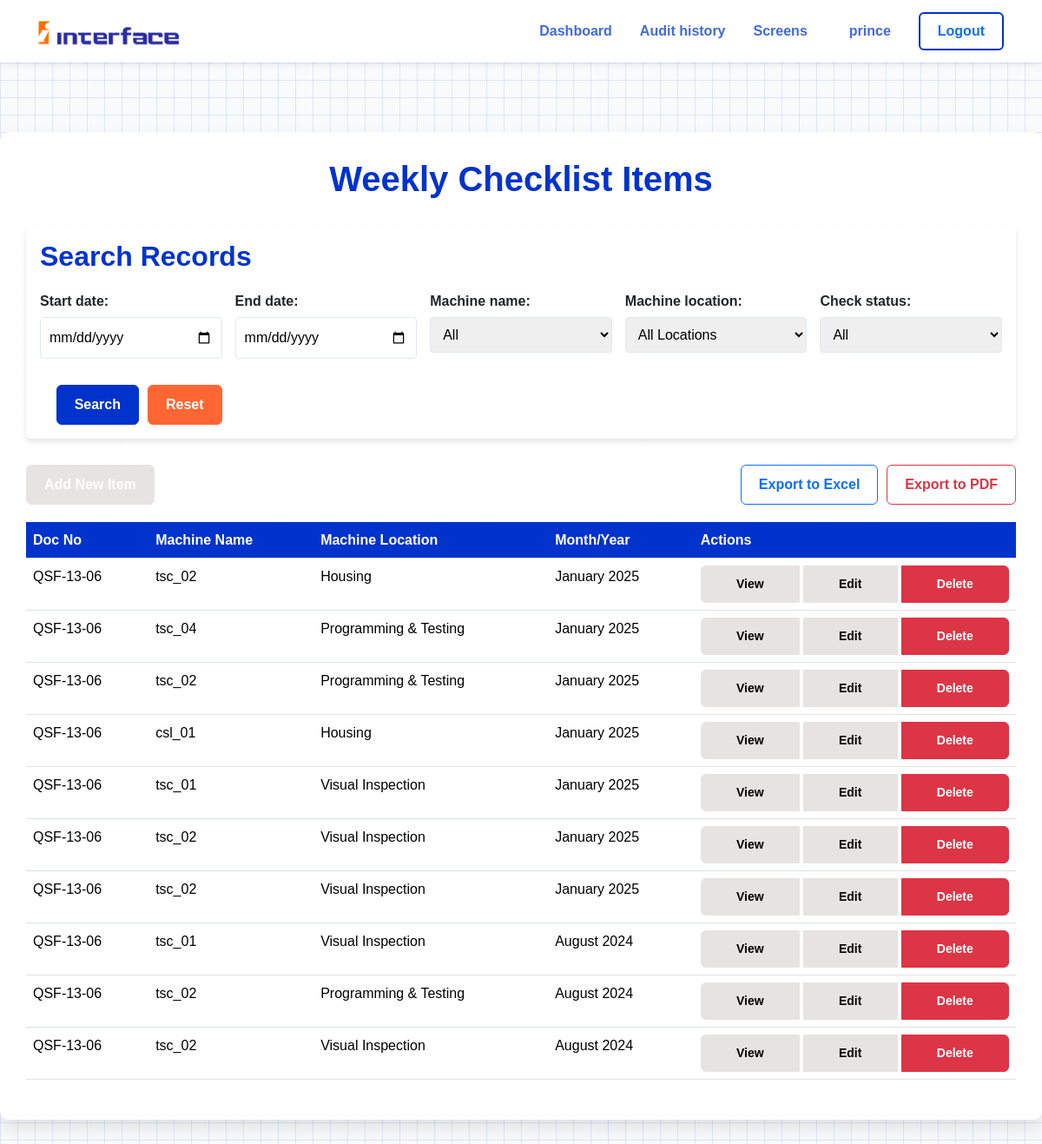
The page /screen/maintenance/weekly/list/ (signed in) on the database as committed earlier.
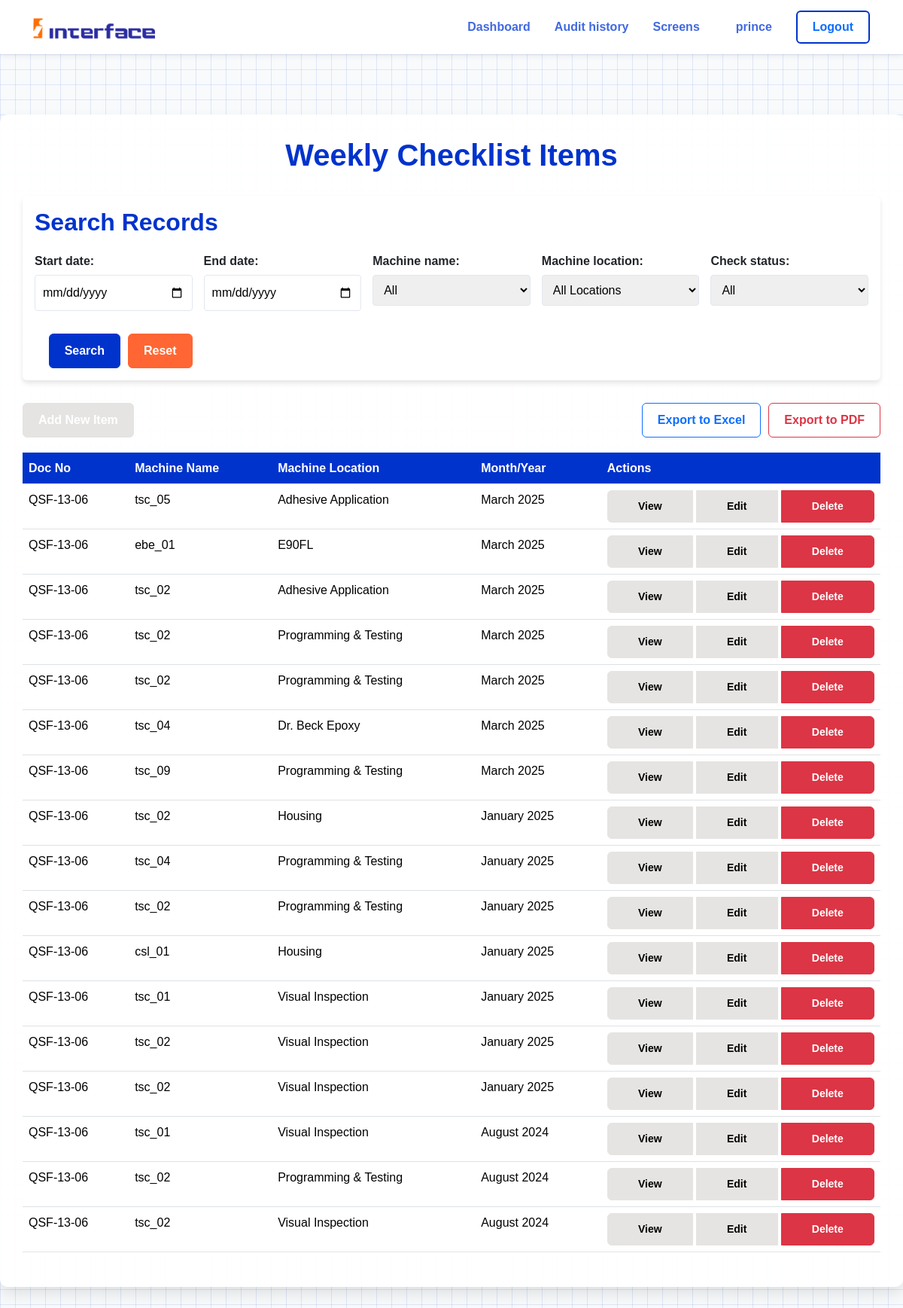
The same page on the database as committed later.
### screen_app/models.py (models this page shows, shortened)
class WeeklyChecklistItem(models.Model):
    TICK_CHOICES = [
        ('✔', 'OK'),
        ('✘', 'Not OK'),
        ('', 'Not Checked')
    ]
    SHIFT_CHOICES = [
        ('A', 'A'),
        ('B', 'B'),
    ]
    manager = models.ForeignKey(User, on_delete=models.CASCADE, default=None ,blank=True)
    station = models.CharField(max_length=100, blank=True)
    doc_number = models.CharField(max_length=20, default="QSF 13-06", null=True, blank=True)
    rev_number = models.CharField(max_length=20, default="Rev 02 ", null=True, blank=True)
    part_name = models.CharField(max_length=60 , null=True, blank=True)
    rev_date = models.DateField(default=date(2022, 12, 31),null=True, blank=True)
    shift = models.CharField(max_length=1, choices=SHIFT_CHOICES,blank=True,null=True)
    qsf_document = models.ForeignKey(QSF, on_delete=models.CASCADE, related_name='weekly_checklists',null=True,blank=True)
    process_machine=models.ForeignKey(ProcessMachineMapping,on_delete=models.CASCADE,related_name='weekly_process_machine',null=True,blank=True)
    machine_name = models.CharField(max_length=100, null=True, blank=True)
    control_number = models.CharField(max_length=100, null=True, blank=True)
    process_no = models.CharField(max_length=100, null=True, blank=True)
    machine_location = models.ForeignKey(MachineLocation, on_delete=models.CASCADE, verbose_name="Process/Operation",null=True,blank=True)
    month_year = models.DateField(default=timezone.now,blank=True)
    date=models.DateField(default=django.utils.timezone.now,blank=True,null=True)
    CHECK_POINT_CHOICES = (
        ('Check Conveyor Belts', 'Check Conveyor Belts'),
        ('Check Solder bit Assembly. For any Bolts & Screw Loose', 'Check Solder bit Assembly. For any Bolts & Screw Loose'),
        ('Check Wire & Cable', 'Check Wire & Cable'),
        ('Electrical Insulation', 'Electrical Insulation'),
    )
    date = models.DateField(default=timezone.now,blank=True)
    Remark_8=models.CharField(max_length=100,choices=TICK_CHOICES)
    Remark_9=models.CharField(max_length=100,choices=TICK_CHOICES)
    Remark_10=models.CharField(max_length=100,choices=TICK_CHOICES)
    Remark_11=models.CharField(max_length=100,choices=TICK_CHOICES)
    checked_by_Operator = models.CharField(max_length=100,choices=TICK_CHOICES,default='✔',blank=True)
    approved_by_Supervisor = models.CharField(max_length=100,choices=TICK_CHOICES,default='✘',blank=True)
    history = HistoricalRecords()
    CHECKPOINTS = {
        8: {'name': 'Check Conveyor Belts', 'requirement': 'No Damage', 'method': 'By Hand'},
        9: {'name': 'Check Solder bit Assembly. For any Bolts & Screw Loose', 'requirement': 'Proper Tight', 'method': 'By Hand'},
        10: {'name': 'Check Wire & Cable', 'requirement': 'No Damage No Broken', 'method': 'By Hand'},
        11: {'name': 'Electrical Insulation', 'requirement': 'No Cut & No Damage Wire', 'method': 'By Hand'}
    }
    class Meta:
        verbose_name = "Maintenance Checklist For Weekly"
        verbose_name_plural = "Maintenance Checklists For Weekly"

class MachineLocation(models.Model):
    location_name = models.CharField(max_length=100, unique=True, verbose_name="Machine Location")
    min_skill_required = models.IntegerField(verbose_name="Minimum Skill Required")
    def __str__(self):
        return self.location_name

### screen_app/views.py (the view, shortened to what this page needs)
# urls.py: path('maintenance/weekly/list/', ListWeeklyChecklistItem.as_view(), name='list_weekly'),
@method_decorator(staff_member_required, name='dispatch')
class ListWeeklyChecklistItem(ListView):
    model = WeeklyChecklistItem
    template_name = 'Maintenance/weekly/list_weekly.html'
    context_object_name = 'records'
    ordering = ['-month_year']
    def get(self, request, *args, **kwargs):
        export_format = request.GET.get('export')
        if export_format:
            queryset = self.get_filtered_queryset()
            return self.export_data(queryset, export_format)
        return super().get(request, *args, **kwargs)
    def get_context_data(self, **kwargs):
        context = super().get_context_data(**kwargs)
        context['search_form'] = WeeklyChecklistItemSearchForm(self.request.GET)
        return context
    def get_filtered_queryset(self):
        queryset = self.model.objects.all().order_by(*self.ordering)
        form = WeeklyChecklistItemSearchForm(self.request.GET)
        if form.is_valid():
            if start_date := form.cleaned_data.get('start_date'):
                queryset = queryset.filter(date__gte=start_date)
            if end_date := form.cleaned_data.get('end_date'):
                queryset = queryset.filter(date__lte=end_date)
            if machine_name := form.cleaned_data.get('machine_name'):
                queryset = queryset.filter(machine_name=machine_name)
            if machine_location := form.cleaned_data.get('machine_location'):
                queryset = queryset.filter(machine_location=machine_location)
            if check_status := form.cleaned_data.get('check_status'):
                status_filter = Q()
                for i in range(8, 12):  # Weekly checklist has points 8-11
                    status_filter |= Q(**{f'Remark_{i}': check_status})
                queryset = queryset.filter(status_filter)
        return queryset
    def get_queryset(self):
        return self.get_filtered_queryset()

### screen_app/forms.py
class WeeklyChecklistItemSearchForm(forms.Form):
    start_date = forms.DateField(
        required=False,
        widget=forms.DateInput(attrs={'type': 'date'})
    )
    end_date = forms.DateField(
        required=False,
        widget=forms.DateInput(attrs={'type': 'date'})
    )
    machine_name = forms.ChoiceField(
        choices=(('', 'All'),) + MACHINE_NAME_CHOICES,
        required=False
    )
    machine_location = forms.ModelChoiceField(
        queryset=MachineLocation.objects.all(),
        empty_label="All Locations",
        required=False
    )
    check_status = forms.ChoiceField(
        choices=(('', 'All'), ('✔', 'OK'), ('✘', 'Not OK')),
        required=False
    )
    def __init__(self, *args, **kwargs):
        super().__init__(*args, **kwargs)
        self.fields['machine_location'].queryset = MachineLocation.objects.all().order_by('location_name')

### screen_app/templates/Maintenance/weekly/list_weekly.html (shortened to what this page needs)
{% extends "base.html" %}  {% block content %}
<div class="background-container">
  <div class="container content-container">
    <h1 class="page-title">Weekly Checklist Items</h1>
    <div class="card search-card">
      <div class="card-body">
        <h2 class="card-title">Search Records</h2>
        <form method="get" class="search-form">
          {{ search_form.as_p }}
          <div class="button-group">
            <button type="submit" class="btn btn-primary">Search</button>
            <button type="reset" class="btn btn-secondary">Reset</button>
          </div>
        </form>
      </div>
    </div>
    <div class="action-container">
      <a href="{% url 'add_weekly' %}" class="btn btn-success">Add New Item</a>
      <div class="export-buttons">
        <a
          href="?{{ request.GET.urlencode }}&export=excel"
          class="btn btn-outline-primary"
          >Export to Excel</a
        >
        <a
          href="?{{ request.GET.urlencode }}&export=pdf"
          class="btn btn-outline-danger"
          >Export to PDF</a
        >
      </div>
    </div>
    {% if records %}
    <div class="table-responsive">
      <table class="table table-hover">
        <thead>
          <tr>
            <th>Doc No</th>
            <th>Machine Name</th>
            <th>Machine Location</th>
            <th>Month/Year</th>
            <th>Actions</th>
          </tr>
        </thead>
        <tbody>
          {% for record in records %}
          <tr>
            <td>{{record.doc_number}}</td>
            <td>{{record.machine_name}}</td>
            <td>{{record.machine_location}}</td>
            <td>{{record.month_year|date:"F Y"}}</td>
            <td>
              <div class="btn-group" role="group">
                <a
                  href="{% url 'weekly_detail' record.pk %}"
                  class="btn btn-sm btn-info"
                  >View</a
                >
                <a
                  href="{% url 'update_weekly' record.pk %}"
                  class="btn btn-sm btn-warning"
                  >Edit</a
                >
                <a
                  href="{% url 'delete_weekly' record.pk %}"
                  class="btn btn-sm btn-danger"
                  >Delete</a
                >
              </div>
            </td>
          </tr>
          {% endfor %}
        </tbody>
      </table>
    </div>
    {% else %}
    <p class="no-records">No weekly checklist items found.</p>
    {% endif %}
  </div>
</div>
{% endblock content %}

### templates/base.html (shortened to what this page needs)
{% load static %}
<!DOCTYPE html>
<html lang="en">
  <head>
    <link rel="stylesheet" href="{% static 'css/bootstrap.css' %}" />
    {% block extra_head %}
    <link
      rel="stylesheet"
      href="https://cdn.jsdelivr.net/npm/virtual-keyboard@1.30.3/dist/css/keyboard.min.css"
    />
    {% endblock extra_head %} {% block title %}{% endblock title %}
  </head>
  <body>
    <nav class="navbar navbar-expand-lg navbar-light" id="mainNavbar">
      <div class="container-fluid">
        <a class="navbar-brand me-5" href="/">
          <img
            src="{% static 'images/image.png' %}"
            alt="InterfaceAuto Logo"
            height="28"
            class="d-inline-block align-text-center"
          />
        </a>
        <div
          class="collapse navbar-collapse justify-content-end"
          id="navbarContent"
        >
          <ul class="navbar-nav align-items-center">
            {% if user.is_authenticated %}
            <li class="nav-item">
              <a
                class="nav-link fw-bold {% if request.resolver_match.url_name == 'dashboard' %}active{% endif %}"
                href="{% url 'dashboard' %}"
                >Dashboard</a
              >
            </li>
            <li class="nav-item">
              {% if user.is_staff %}
              <a
                class="nav-link fw-bold {% if request.resolver_match.url_name == 'dashboard' %}active{% endif %}"
                href="{% url 'audit_history' %}"
                >Audit history</a
              >
            </li>
            {% endif %}
            <li class="nav-item">
              <a class="nav-link fw-bold" href="{% url 'station_media_slider' request.session.last_station_id|default:2 %}">
                Screens
              </a>
            </li>
                        <li class="nav-item ms-3">
              <span class="nav-link fw-bold">{{ user.username }}</span>
            </li>
            <li class="nav-item ms-2">
              <form
                method="post"
                action="{% url 'logout' %}"
                class="d-flex align-items-center m-0"
              >
                <button class="btn btn-outline-primary fw-bold" type="submit">
                  Logout
                </button>
              </form>
            </li>
            {% endif %}
          </ul>
        </div>
      </div>
    </nav>
    {% block content %}{% endblock content %}
  </body>
</html>

### templates/base.html (style rules this page uses)
:root { --primary-color: #0033cc; --secondary-color: #ff6633; --background-color: #f8fafc; --card-bg: #ffffff; --text-color: #1e293b; --border-color: #e2e8f0; --navbar-height: 72px; }
html, body { height: 100%; margin: 0; padding: 0; overflow-x: hidden; }
body { font-family: Arial, sans-serif; background-color: var(--background-color); color: var(--text-color); line-height: 1.6; padding-top: var(--navbar-height); position: relative; }
.navbar { position: fixed; top: 0; left: 0; right: 0; height: var(--navbar-height); background-color: #ffffff !important; box-shadow: 0 2px 8px rgba(0, 0, 0, 0.08); padding: 0.75rem 2rem; z-index: 1030; transition: all 0.3s ease; }
.navbar-brand { padding: 0; margin-right: 2rem; }
.navbar-brand img { height: 28px; vertical-align: middle; }
.navbar-nav { gap: 1rem; align-items: center; }
.nav-link { color: #4169e1 !important; font-weight: 600; padding: 0.5rem 0.75rem; transition: color 0.2s ease; position: relative; }
.navbar .btn { padding: 0.5rem 1.25rem; border-radius: 6px; transition: all 0.2s ease; }
.navbar .btn-outline-primary { border: 2px solid var(--primary-color); }
body { scrollbar-width: none; -ms-overflow-style: none; }
.container { max-width: 1200px; margin: 40px auto; padding: 30px; background-color: var(--card-bg); border-radius: 12px; box-shadow: 0 5px 15px rgba(0, 0, 0, 0.1); }
h1 { color: var(--primary-color); font-size: 2.5em; text-align: center; margin-bottom: 30px; }
.btn { display: inline-block; padding: 10px 20px; text-decoration: none; border-radius: 6px; font-weight: bold; transition: background-color 0.3s ease; }
.btn-primary { background-color: var(--primary-color); color: white; }
.btn-secondary { background-color: var(--secondary-color); color: white; }
.btn-danger { background-color: #dc3545; }
form { margin-top: 20px; }
form p { margin-bottom: 15px; }
form label { display: block; margin-bottom: 5px; font-weight: bold; }
form input[type="text"], form input[type="date"], form input[type="time"], form select { width: 100%; padding: 10px; border: 1px solid var(--border-color); border-radius: 4px; font-size: 16px; }

### screen_app/templates/Maintenance/weekly/list_weekly.html (style rules this page uses)
:root { --primary-color: #0033cc; --secondary-color: #ff6633; --background-color: #f8fafc; --card-bg: #ffffff; --text-color: #1e293b; --grid-color: rgba(0, 51, 204, 0.1); }
body { background-color: var(--background-color); color: var(--text-color); font-family: Arial, sans-serif; }
.background-container { background-color: var(--background-color); background-image: linear-gradient(var(--grid-color) 1px, transparent 1px), linear-gradient(90deg, var(--grid-color) 1px, transparent 1px); background-size: 20px 20px; min-height: 100vh; padding: 40px 0; }
.content-container { background-color: rgba(255, 255, 255, 0.95); border-radius: 10px; padding: 30px; box-shadow: 0 10px 20px rgba(0, 0, 0, 0.1); }
.page-title { color: var(--primary-color); text-align: center; margin-bottom: 30px; font-weight: bold; }
.search-card { margin-bottom: 30px; border: none; box-shadow: 0 4px 6px rgba(0, 0, 0, 0.1); }
.card-title { color: var(--primary-color); font-weight: bold; margin-bottom: 20px; }
.search-form { display: grid; grid-template-columns: repeat(auto-fit, minmax(200px, 1fr)); gap: 15px; }
.button-group { display: flex; justify-content: flex-end; gap: 10px; }
.action-container { display: flex; justify-content: space-between; align-items: center; margin-bottom: 20px; }
.export-buttons { display: flex; gap: 10px; }
.table { background-color: var(--card-bg); }
.table thead th { background-color: var(--primary-color); color: white; }
.btn-group { display: flex; gap: 5px; }
.btn-primary { background-color: var(--primary-color); border-color: var(--primary-color); }
.btn-secondary { background-color: var(--secondary-color); border-color: var(--secondary-color); }
.btn-success { background-color: #E5E4E2 ; border-color: #E5E4E2 ; }
.btn-info { background-color: #E5E4E2 ; border-color: #E5E4E2 ; }
.btn-warning { background-color: #E5E4E2 ; border-color: #E5E4E2 ; }
.btn-danger { background-color: #dc3545; border-color: #dc3545; }

Rows that differ between the two databases and show on the page:
added WeeklyChecklistItem: doc_number "QSF-13-06", machine_name "tsc_05", machine_location "Adhesive Application", month_year "March 2025"
added WeeklyChecklistItem: doc_number "QSF-13-06", machine_name "ebe_01", machine_location "E90FL", month_year "March 2025"
added WeeklyChecklistItem: doc_number "QSF-13-06", machine_name "tsc_02", machine_location "Adhesive Application", month_year "March 2025"
added WeeklyChecklistItem: doc_number "QSF-13-06", machine_name "tsc_02", machine_location "Programming & Testing", month_year "March 2025"
added WeeklyChecklistItem: doc_number "QSF-13-06", machine_name "tsc_02", machine_location "Programming & Testing", month_year "March 2025"
added WeeklyChecklistItem: doc_number "QSF-13-06", machine_name "tsc_04", machine_location "Dr. Beck Epoxy", month_year "March 2025"
added WeeklyChecklistItem: doc_number "QSF-13-06", machine_name "tsc_09", machine_location "Programming & Testing", month_year "March 2025"
